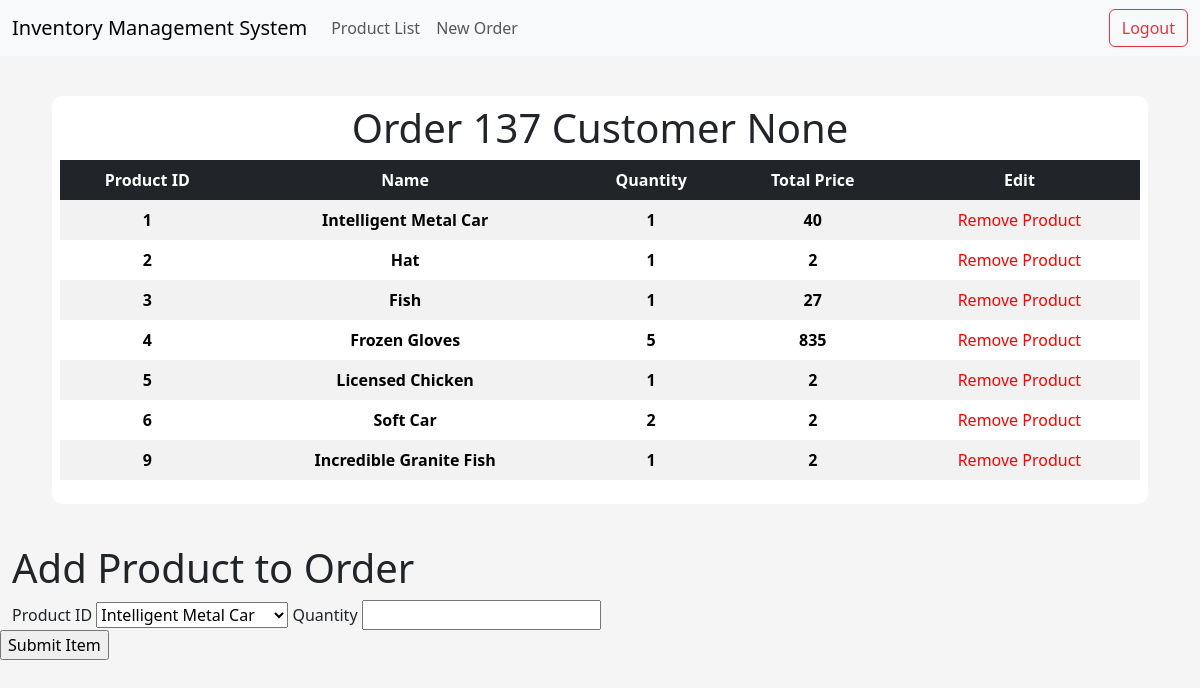
The page /order/137 on the database its author committed.
### app/models/tables.py (models this page shows, shortened)
class Product(db.Model):
    __tablename__ = "product"
    id = db.Column(db.Integer, primary_key=True)
    name = db.Column(db.String(50), nullable=False, unique=True)
    price = db.Column(db.Float, nullable=False)
    quantity_available = db.Column(db.Integer)

class OrderItem(db.Model):
    __tablename__ = "order_item"
    order_id = db.Column(db.Integer, db.ForeignKey("order.id"), primary_key=True)
    item_id = db.Column(db.Integer, db.ForeignKey("product.id"), primary_key=True)
    quantity = db.Column(db.Integer, nullable=False)
    total_price = db.Column(db.Integer, nullable=False)

### app/controllers/default.py (the view, shortened to what this page needs)
@app.route("/order/<int:id>", methods=["GET", "POST"])
def order(id):
    form = AddOrderItemForm()
    products = Product.query.all()
    form.product_id.choices = [(product.id, product.name) for product in products]
    customer_id = request.args.get("customer_id")  # Obtém o valor do parâmetro da URL
    customer = Customer.query.get(customer_id)
    order_items = OrderItem.query.filter_by(order_id=id).all()
    product_names = [Product.query.get(item.item_id).name for item in order_items]
    print(type(id))
    order = Order.query.get(id)
    return render_template(
        "order.html",
        order=id,
        order_items=order_items,
        product_names=product_names,
        customer=customer,
        zip=zip,
        form=form,
    )

### app/models/forms.py (shortened to what this page needs)
class AddOrderItemForm(FlaskForm):
    product_id = SelectField("Product ID", coerce=int, validators=[DataRequired()])
    quantity = IntegerField("Quantity", validators=[DataRequired()])
    submit = SubmitField("Submit Item")

### app/templates/order.html (shortened to what this page needs)
{% extends "index.html" %}
{% block body %}
<div class="content-section">
    <div class="title">
        <h1>Order {{order}} Customer {{customer}}</h1>
    </div>
    <table class="table table-striped table-borderless table-hover text-center">
        <thead class="table-dark table-sm">
            <tr>
                <th scope="col">Product ID</th>
                <th scope="col">Name</th>
                <th scope="col">Quantity</th>
                <th scope="col">Total Price</th>
                <th scope="col">Edit</th>
            </tr>
        </thead>
        <tbody>
            {% for product, product_name in zip(order_items, product_names) %}
            <tr>
                <th scope="row">{{ product.item_id }}</th>
                <th scope="row">{{ product_name }}</th>
                <th scope="row">{{ product.quantity }}</th>
                <th scope="row">{{ product.total_price }}</th>
                <td><a style="text-decoration: none; color:red; font-weight:red;" href=""> Remove Product </a></td>
            </tr>
            {% endfor %}
        </tbody>
    </table>
</div>
<h1>Add Product to Order</h1>
    <form method="POST" action="{{ url_for('order',id=order) }}" id="orderForm">
        {{form.product_id.label}}
        {{form.product_id}}
        {{form.quantity.label}}
        {{form.quantity}}
        </div>
        {{ form.submit() }}
{% endblock body %}

### app/static/css/main.css (style rules this page uses)
body { background-color: rgb(245, 245, 245); }
.content-section { background: #fff; margin: 40px; padding: 0.5rem 0.5rem; border-radius: 10px; }
.title h1 { text-align: center; align-items: center; }

### rows shown on the page
Product: item_id "1", name "Intelligent Metal Car", quantity "1", total_price "40"
Product: item_id "2", name "Hat", quantity "1", total_price "2"
Product: item_id "3", name "Fish", quantity "1", total_price "27"
Product: item_id "4", name "Frozen Gloves", quantity "5", total_price "835"
Product: item_id "5", name "Licensed Chicken", quantity "1", total_price "2"
Product: item_id "6", name "Soft Car", quantity "2", total_price "2"
Product: item_id "9", name "Incredible Granite Fish", quantity "1", total_price "2"

### other values the page prints
{{ order }} "137"
{{ customer }} "None"
